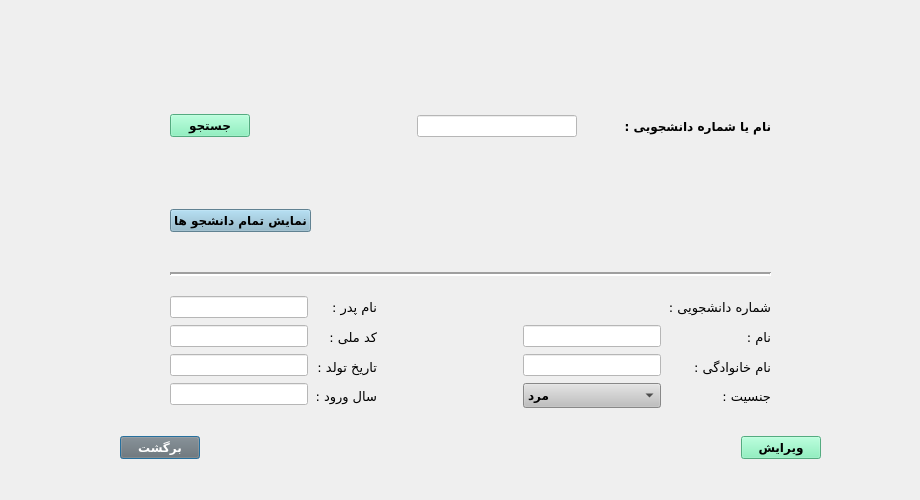
<?xml version="1.0" encoding="UTF-8"?>
<ui version="4.0">
 <class>EditStudentDialog</class>
 <widget class="QDialog" name="EditStudentDialog">
  <property name="geometry">
   <rect>
    <x>0</x>
    <y>0</y>
    <width>920</width>
    <height>500</height>
   </rect>
  </property>
  <property name="windowTitle">
   <string>Dialog</string>
  </property>
  <widget class="QWidget" name="layoutWidget">
   <property name="geometry">
    <rect>
     <x>120</x>
     <y>430</y>
     <width>701</width>
     <height>35</height>
    </rect>
   </property>
   <layout class="QHBoxLayout" name="horizontalLayout_5">
    <item>
     <widget class="QPushButton" name="pushButton_back">
      <property name="font">
       <font>
        <family>B Nazanin</family>
        <pointsize>9</pointsize>
        <weight>75</weight>
        <bold>true</bold>
       </font>
      </property>
      <property name="styleSheet">
       <string notr="true">background-color: rgb(111, 111, 111);
color: white</string>
      </property>
      <property name="text">
       <string>برگشت</string>
      </property>
     </widget>
    </item>
    <item>
     <spacer name="horizontalSpacer_5">
      <property name="orientation">
       <enum>Qt::Horizontal</enum>
      </property>
      <property name="sizeHint" stdset="0">
       <size>
        <width>40</width>
        <height>20</height>
       </size>
      </property>
     </spacer>
    </item>
    <item>
     <spacer name="horizontalSpacer_6">
      <property name="orientation">
       <enum>Qt::Horizontal</enum>
      </property>
      <property name="sizeHint" stdset="0">
       <size>
        <width>40</width>
        <height>20</height>
       </size>
      </property>
     </spacer>
    </item>
    <item>
     <spacer name="horizontalSpacer_7">
      <property name="orientation">
       <enum>Qt::Horizontal</enum>
      </property>
      <property name="sizeHint" stdset="0">
       <size>
        <width>40</width>
        <height>20</height>
       </size>
      </property>
     </spacer>
    </item>
    <item>
     <widget class="QPushButton" name="pushButton_apply">
      <property name="font">
       <font>
        <family>B Nazanin</family>
        <pointsize>9</pointsize>
        <weight>75</weight>
        <bold>true</bold>
       </font>
      </property>
      <property name="styleSheet">
       <string notr="true">background-color: rgb(118, 240, 179);</string>
      </property>
      <property name="text">
       <string>ویرایش</string>
      </property>
     </widget>
    </item>
   </layout>
  </widget>
  <widget class="QWidget" name="layoutWidget">
   <property name="geometry">
    <rect>
     <x>170</x>
     <y>70</y>
     <width>601</width>
     <height>338</height>
    </rect>
   </property>
   <layout class="QVBoxLayout" name="verticalLayout">
    <property name="spacing">
     <number>7</number>
    </property>
    <item>
     <layout class="QHBoxLayout" name="horizontalLayout">
      <item>
       <widget class="QPushButton" name="pushButton_search">
        <property name="font">
         <font>
          <family>B Nazanin</family>
          <pointsize>9</pointsize>
          <weight>75</weight>
          <bold>true</bold>
         </font>
        </property>
        <property name="styleSheet">
         <string notr="true">background-color: rgb(118, 240, 179);</string>
        </property>
        <property name="text">
         <string>جستجو</string>
        </property>
       </widget>
      </item>
      <item>
       <spacer name="horizontalSpacer_12">
        <property name="orientation">
         <enum>Qt::Horizontal</enum>
        </property>
        <property name="sizeHint" stdset="0">
         <size>
          <width>40</width>
          <height>20</height>
         </size>
        </property>
       </spacer>
      </item>
      <item>
       <widget class="QLineEdit" name="lineEdit">
        <property name="styleSheet">
         <string notr="true">background-color: white;</string>
        </property>
       </widget>
      </item>
      <item>
       <spacer name="horizontalSpacer">
        <property name="orientation">
         <enum>Qt::Horizontal</enum>
        </property>
        <property name="sizeType">
         <enum>QSizePolicy::Minimum</enum>
        </property>
        <property name="sizeHint" stdset="0">
         <size>
          <width>40</width>
          <height>17</height>
         </size>
        </property>
       </spacer>
      </item>
      <item>
       <widget class="QLabel" name="label">
        <property name="font">
         <font>
          <family>B Titr</family>
          <pointsize>9</pointsize>
          <weight>75</weight>
          <bold>true</bold>
         </font>
        </property>
        <property name="text">
         <string>نام یا شماره دانشجویی :</string>
        </property>
       </widget>
      </item>
     </layout>
    </item>
    <item>
     <spacer name="horizontalSpacer_3">
      <property name="orientation">
       <enum>Qt::Horizontal</enum>
      </property>
      <property name="sizeHint" stdset="0">
       <size>
        <width>40</width>
        <height>20</height>
       </size>
      </property>
     </spacer>
    </item>
    <item>
     <layout class="QHBoxLayout" name="horizontalLayout_2">
      <item>
       <widget class="QPushButton" name="pushButton_showAllStudent">
        <property name="font">
         <font>
          <family>B Nazanin</family>
          <pointsize>9</pointsize>
          <weight>75</weight>
          <bold>true</bold>
         </font>
        </property>
        <property name="styleSheet">
         <string notr="true">background-color: rgb(136, 182, 204)</string>
        </property>
        <property name="text">
         <string>نمایش تمام دانشجو ها</string>
        </property>
       </widget>
      </item>
      <item>
       <spacer name="horizontalSpacer_14">
        <property name="orientation">
         <enum>Qt::Horizontal</enum>
        </property>
        <property name="sizeHint" stdset="0">
         <size>
          <width>29</width>
          <height>22</height>
         </size>
        </property>
       </spacer>
      </item>
     </layout>
    </item>
    <item>
     <spacer name="horizontalSpacer_2">
      <property name="orientation">
       <enum>Qt::Horizontal</enum>
      </property>
      <property name="sizeHint" stdset="0">
       <size>
        <width>318</width>
        <height>20</height>
       </size>
      </property>
     </spacer>
    </item>
    <item>
     <widget class="Line" name="line">
      <property name="minimumSize">
       <size>
        <width>0</width>
        <height>30</height>
       </size>
      </property>
      <property name="sizeIncrement">
       <size>
        <width>0</width>
        <height>0</height>
       </size>
      </property>
      <property name="lineWidth">
       <number>2</number>
      </property>
      <property name="orientation">
       <enum>Qt::Horizontal</enum>
      </property>
     </widget>
    </item>
    <item>
     <layout class="QHBoxLayout" name="horizontalLayout_4">
      <item>
       <layout class="QVBoxLayout" name="verticalLayout_4">
        <item>
         <widget class="QLineEdit" name="lineEdit_fathersname">
          <property name="font">
           <font>
            <pointsize>9</pointsize>
           </font>
          </property>
          <property name="styleSheet">
           <string notr="true">background-color: white;</string>
          </property>
         </widget>
        </item>
        <item>
         <widget class="QLineEdit" name="lineEdit_nationalcode">
          <property name="font">
           <font>
            <pointsize>9</pointsize>
           </font>
          </property>
          <property name="styleSheet">
           <string notr="true">background-color: white;</string>
          </property>
         </widget>
        </item>
        <item>
         <widget class="QLineEdit" name="lineEdit_birthdate">
          <property name="font">
           <font>
            <pointsize>9</pointsize>
           </font>
          </property>
          <property name="styleSheet">
           <string notr="true">background-color: white;</string>
          </property>
         </widget>
        </item>
        <item>
         <widget class="QLineEdit" name="lineEdit_saalevoroud">
          <property name="font">
           <font>
            <pointsize>9</pointsize>
           </font>
          </property>
          <property name="styleSheet">
           <string notr="true">background-color: white;</string>
          </property>
         </widget>
        </item>
       </layout>
      </item>
      <item>
       <layout class="QVBoxLayout" name="verticalLayout_3">
        <item>
         <widget class="QLabel" name="label_8">
          <property name="font">
           <font>
            <family>B Koodak</family>
            <pointsize>10</pointsize>
            <weight>50</weight>
            <bold>false</bold>
           </font>
          </property>
          <property name="text">
           <string>نام پدر :</string>
          </property>
         </widget>
        </item>
        <item>
         <widget class="QLabel" name="label_9">
          <property name="font">
           <font>
            <family>B Koodak</family>
            <pointsize>10</pointsize>
            <weight>50</weight>
            <bold>false</bold>
           </font>
          </property>
          <property name="text">
           <string>کد ملی :</string>
          </property>
         </widget>
        </item>
        <item>
         <widget class="QLabel" name="label_10">
          <property name="font">
           <font>
            <family>B Koodak</family>
            <pointsize>10</pointsize>
            <weight>50</weight>
            <bold>false</bold>
           </font>
          </property>
          <property name="text">
           <string>تاریخ تولد :</string>
          </property>
         </widget>
        </item>
        <item>
         <widget class="QLabel" name="label_11">
          <property name="font">
           <font>
            <family>B Koodak</family>
            <pointsize>10</pointsize>
            <weight>50</weight>
            <bold>false</bold>
           </font>
          </property>
          <property name="text">
           <string>سال ورود :</string>
          </property>
         </widget>
        </item>
       </layout>
      </item>
      <item>
       <layout class="QVBoxLayout" name="verticalLayout_5">
        <item>
         <spacer name="horizontalSpacer_8">
          <property name="orientation">
           <enum>Qt::Horizontal</enum>
          </property>
          <property name="sizeHint" stdset="0">
           <size>
            <width>40</width>
            <height>20</height>
           </size>
          </property>
         </spacer>
        </item>
        <item>
         <spacer name="horizontalSpacer_9">
          <property name="orientation">
           <enum>Qt::Horizontal</enum>
          </property>
          <property name="sizeHint" stdset="0">
           <size>
            <width>40</width>
            <height>20</height>
           </size>
          </property>
         </spacer>
        </item>
        <item>
         <spacer name="horizontalSpacer_10">
          <property name="orientation">
           <enum>Qt::Horizontal</enum>
          </property>
          <property name="sizeHint" stdset="0">
           <size>
            <width>40</width>
            <height>20</height>
           </size>
          </property>
         </spacer>
        </item>
        <item>
         <spacer name="horizontalSpacer_11">
          <property name="orientation">
           <enum>Qt::Horizontal</enum>
          </property>
          <property name="sizeHint" stdset="0">
           <size>
            <width>40</width>
            <height>20</height>
           </size>
          </property>
         </spacer>
        </item>
       </layout>
      </item>
      <item>
       <layout class="QVBoxLayout" name="verticalLayout_6">
        <item>
         <widget class="QLabel" name="label_stuCode">
          <property name="font">
           <font>
            <pointsize>9</pointsize>
           </font>
          </property>
          <property name="text">
           <string/>
          </property>
         </widget>
        </item>
        <item>
         <widget class="QLineEdit" name="lineEdit_name">
          <property name="font">
           <font>
            <pointsize>9</pointsize>
           </font>
          </property>
          <property name="styleSheet">
           <string notr="true">background-color: white;</string>
          </property>
         </widget>
        </item>
        <item>
         <widget class="QLineEdit" name="lineEdit_lastname">
          <property name="font">
           <font>
            <pointsize>9</pointsize>
           </font>
          </property>
          <property name="styleSheet">
           <string notr="true">background-color: white;</string>
          </property>
         </widget>
        </item>
        <item>
         <widget class="QComboBox" name="comboBox_gender">
          <property name="font">
           <font>
            <family>B Koodak</family>
            <pointsize>9</pointsize>
            <weight>75</weight>
            <bold>true</bold>
           </font>
          </property>
          <property name="styleSheet">
           <string notr="true">background-color:rgb(191, 191, 191)</string>
          </property>
          <item>
           <property name="text">
            <string>مرد</string>
           </property>
          </item>
          <item>
           <property name="text">
            <string>زن</string>
           </property>
          </item>
         </widget>
        </item>
       </layout>
      </item>
      <item>
       <layout class="QVBoxLayout" name="verticalLayout_7">
        <item>
         <widget class="QLabel" name="label_4">
          <property name="font">
           <font>
            <family>B Koodak</family>
            <pointsize>10</pointsize>
            <weight>50</weight>
            <bold>false</bold>
           </font>
          </property>
          <property name="text">
           <string>شماره دانشجویی :</string>
          </property>
         </widget>
        </item>
        <item>
         <widget class="QLabel" name="label_5">
          <property name="font">
           <font>
            <family>B Koodak</family>
            <pointsize>10</pointsize>
            <weight>50</weight>
            <bold>false</bold>
           </font>
          </property>
          <property name="text">
           <string>نام :</string>
          </property>
         </widget>
        </item>
        <item>
         <widget class="QLabel" name="label_6">
          <property name="font">
           <font>
            <family>B Koodak</family>
            <pointsize>10</pointsize>
            <weight>50</weight>
            <bold>false</bold>
           </font>
          </property>
          <property name="text">
           <string>نام خانوادگی :</string>
          </property>
         </widget>
        </item>
        <item>
         <widget class="QLabel" name="label_7">
          <property name="font">
           <font>
            <family>B Koodak</family>
            <pointsize>10</pointsize>
            <weight>50</weight>
            <bold>false</bold>
           </font>
          </property>
          <property name="text">
           <string>جنسیت :</string>
          </property>
         </widget>
        </item>
       </layout>
      </item>
     </layout>
    </item>
   </layout>
  </widget>
 </widget>
 <resources/>
 <connections>
  <connection>
   <sender>pushButton_back</sender>
   <signal>clicked()</signal>
   <receiver>EditStudentDialog</receiver>
   <slot>close()</slot>
   <hints>
    <hint type="sourcelabel">
     <x>141</x>
     <y>455</y>
    </hint>
    <hint type="destinationlabel">
     <x>39</x>
     <y>425</y>
    </hint>
   </hints>
  </connection>
 </connections>
</ui>
